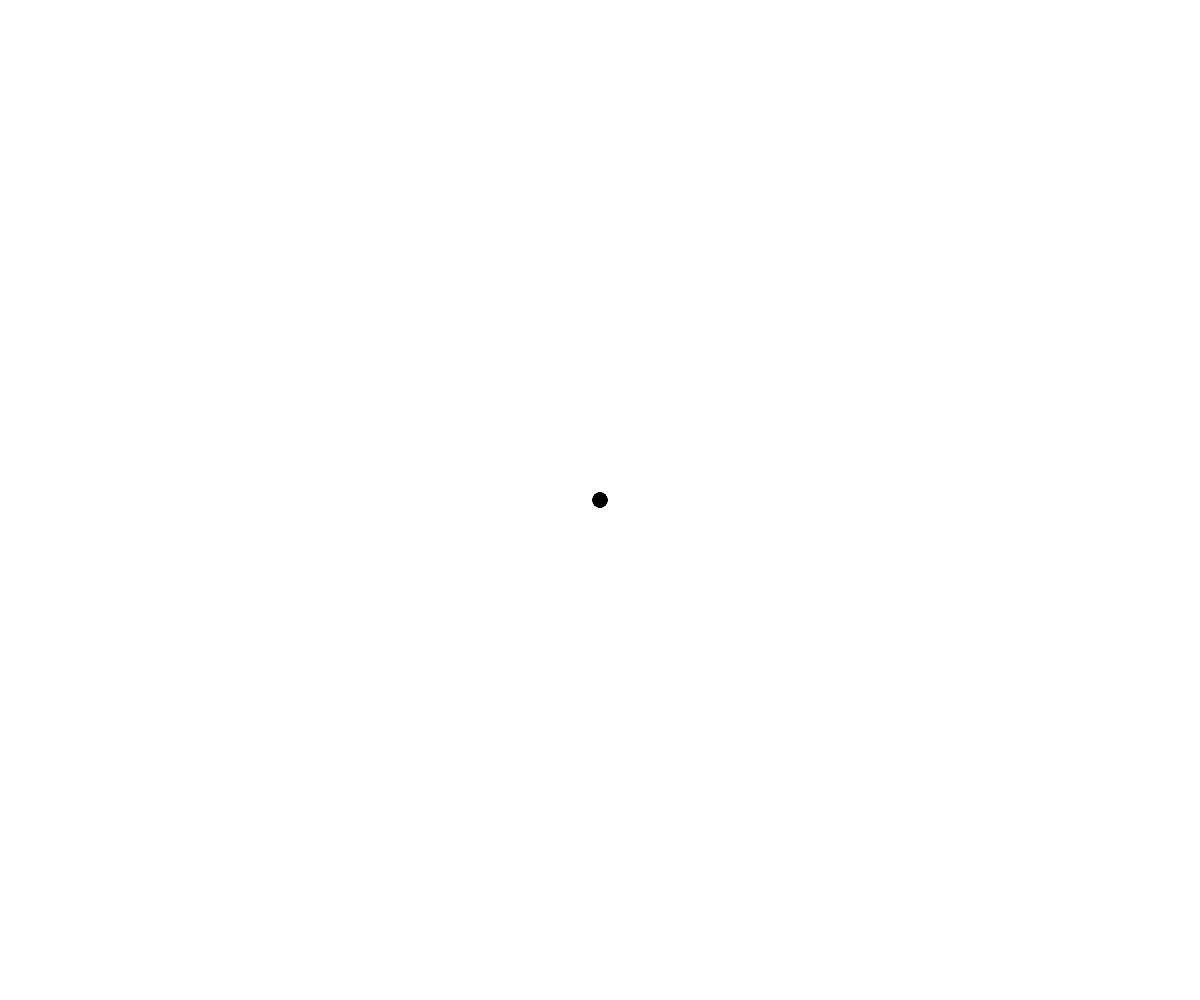
Frame 1 (no input)
Frame 60 (no input): identical to frame 1, image omitted
Frame 120 (the mouse pressed at the canvas centre since frame 60): identical to frame 1, image omitted

The p5.js sketch that drew this single still picture (run headless with seeded random() and noise() and a simulated clock; from frame 60 on, the mouse is pressed at the canvas centre):

// p5.js sketch
// ── sketch.js
// Recap: Objects and Arrays

//Global Variables
let points = [];
let currentX, currentY;
let speed = 10;
let snakeLength = 20;

function setup() {
  createCanvas(windowWidth, windowHeight);
  currentX = width/2;   currentY = height/2;
  strokeWeight(15);
  init();
}

function createPoint(){
  // generate a new location for next point and
  // returns a Point object located at currentX,currentY. 
  let roll = Math.floor(random(4));

//random control
  // if(roll===0) currentX += speed;  //RIGHT
  // else if(roll===1) currentX -= speed;  //LEFT
  // else if(roll===2) currentY += speed;  //DOWN
  // else if(roll===3) currentY -= speed;  //UP


//keyboard control
  if(keyCode===RIGHT_ARROW) currentX += speed;  //RIGHT
  else if(keyCode===LEFT_ARROW) currentX -= speed;  //LEFT
  else if(keyCode===DOWN_ARROW) currentY += speed;  //DOWN
  else if(keyCode===UP_ARROW) currentY -= speed;  //UP
  return new Point(currentX, currentY)
}

function init(){
  for(let i = 0; i < snakeLength; i++){
    points.push(createPoint());
  }
}

function draw() {
  background(255);
  moveAndDisplay();
}

function moveAndDisplay(){
  // loop through the array and display line connecting all points
  for (let i = 0; i < points.length-1; i++){
    let current = points[i];
    let next = points[i+1];
    //tail transparency based on array position
    let shade = map(i,0,points.length-1,0,255);
    stroke(0,shade)
    line(current.x,current.y,next.x,next.y);
  }

  // delete first item, and new item on end
  points.splice(0,1); //remove first
  points.push(createPoint());
}



class Point{
  constructor(x,y){
    this.x = x;
    this.y = y;
  }
}
